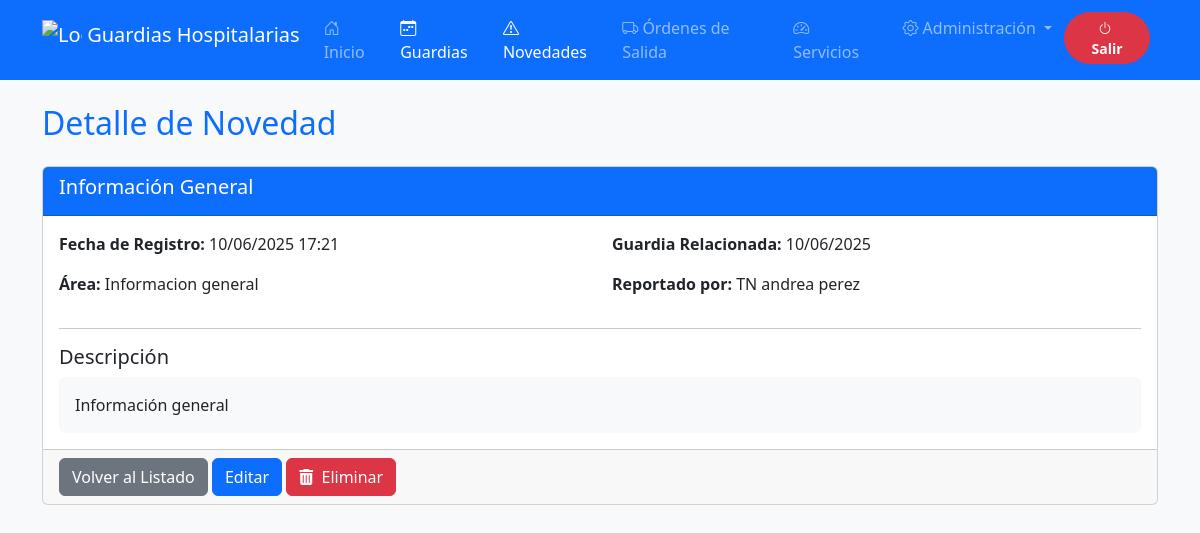
The app's page /sistema_guardias/modulos/novedades/detalle_novedad.php?id=14 (signed in) with its own data.
### tables this page shows
CREATE TABLE `novedades` (
  `id_novedad` int(11) NOT NULL,
  `descripcion` text NOT NULL,
  `fecha_registro` timestamp NOT NULL DEFAULT current_timestamp(),
  `area` enum('Personal','Inteligencia','Seguridad','Operaciones','Adiestramiento','Logistica','Informacion general') NOT NULL,
  `id_guardia` int(11) NOT NULL,
  `id_personal_reporta` int(11) NOT NULL
);

CREATE TABLE `guardias` (
  `id_guardia` int(11) NOT NULL,
  `fecha` date NOT NULL
);

CREATE TABLE `personal` (
  `id_personal` int(11) NOT NULL,
  `nombre` varchar(100) NOT NULL,
  `apellido` varchar(100) NOT NULL,
  `grado` varchar(20) NOT NULL,
  `estado` tinyint(1) DEFAULT 1
);

### sistema_guardias/includes/funciones/funciones_novedades.php (called while the page is built, shortened)
<?php
function puede_editar_novedad($id_novedad, $conn) {
    if (es_admin()) {
        return true;
    }
    $id_personal = obtener_id_personal_usuario();
    $stmt = $conn->prepare("SELECT 1 FROM novedades WHERE id_novedad = ? AND id_personal_reporta = ?");
    $stmt->bind_param("ii", $id_novedad, $id_personal);
    $stmt->execute();
    $result = $stmt->get_result();
    return $result->num_rows === 1;
}
function puede_eliminar_novedad($id_novedad, $id_usuario, $conn) {
    if (es_admin()) return true;
    $stmt = $conn->prepare("SELECT 1 FROM novedades
                           WHERE id_novedad = ? AND id_personal_reporta = ?");
    $stmt->bind_param("ii", $id_novedad, $id_usuario);
    $stmt->execute();
    return $stmt->get_result()->num_rows === 1;
}
function obtener_novedad($conn, $id_novedad) {
    $stmt = $conn->prepare("
        SELECT n.*,
               p.nombre AS nombre_personal,
               p.apellido AS apellido_personal,
               p.grado,
               g.fecha AS fecha_guardia
        FROM novedades n
        JOIN personal p ON n.id_personal_reporta = p.id_personal
        JOIN guardias g ON n.id_guardia = g.id_guardia
        WHERE n.id_novedad = ?
    ");
    $stmt->bind_param("i", $id_novedad);
    $stmt->execute();
    $resultado = $stmt->get_result();
    return $resultado->fetch_assoc();
}
function formatear_area_novedad($area) {
    $areas = [
        'Personal' => '<span class="badge bg-primary">Personal</span>',
        'Inteligencia' => '<span class="badge bg-success">Inteligencia</span>',
        'Seguridad' => '<span class="badge bg-warning text-dark">Seguridad</span>',
        'Operaciones' => '<span class="badge bg-info">Operaciones</span>',
        'Adiestramiento' => '<span class="badge bg-dark">Adiestramiento</span>',
        'Logistica' => '<span class="badge bg-secondary">Logística</span>',
        'Informacion general' => '<span class="badge bg-danger">Información general</span>'
    ];
    return $areas[$area] ?? $area;
}

### sistema_guardias/includes/funciones/funciones_ui.php (called while the page is built, shortened)
<?php
function formatear_fecha($fecha, $formato = 'd/m/Y') {
    $date = new DateTime($fecha);
    return $date->format($formato);
}

### sistema_guardias/includes/funciones/funciones_autenticacion.php (called while the page is built, shortened)
<?php
function es_admin() {
    return isset($_SESSION['usuario']['rol']) && $_SESSION['usuario']['rol'] === 'admin';
}
function obtener_id_personal_usuario() {
    return $_SESSION['usuario']['personal']['id'] ?? null;
}

### sistema_guardias/modulos/novedades/detalle_novedad.php (the view, shortened to what this page needs)
<?php
require_once __DIR__.'/../../includes/conexion.php';
require_once __DIR__.'/../../includes/funciones/funciones_novedades.php';
require_once __DIR__.'/../../includes/funciones/funciones_ui.php';
require_once __DIR__.'/../../includes/funciones/funciones_autenticacion.php';
$id_novedad = filter_input(INPUT_GET, 'id', FILTER_VALIDATE_INT);
$novedad = obtener_novedad($conn, $id_novedad);
?>
<!DOCTYPE html>
<html lang="es">
<head>
    <link href="../../assets/css/bootstrap.min.css" rel="stylesheet" />
    <link href="../../assets/css/styles_navbar.css" rel="stylesheet" />
    <link href="../../assets/css/styles_listar_novedades.css" rel="stylesheet" />
    <link href="https://cdnjs.cloudflare.com/ajax/libs/font-awesome/6.0.0-beta3/css/all.min.css" rel="stylesheet" />
    <link href="../../assets/css/bootstrap.min.css" rel="stylesheet">
    <link href="https://cdn.jsdelivr.net/npm/bootstrap-icons@1.8.0/font/bootstrap-icons.css" rel="stylesheet">
</head>
<body class="bg-light">
    <?php include __DIR__.'/../../includes/navbar.php'; ?>
    <div class="container mt-4">
        <h2 class="mb-4 text-primary">Detalle de Novedad</h2>
        <div class="card">
            <div class="card-header bg-primary text-white">
                <h5>Información General</h5>
            </div>
            <div class="card-body">
                <div class="row">
                    <div class="col-md-6">
                        <p><strong>Fecha de Registro:</strong> <?= formatear_fecha($novedad['fecha_registro'] ?? '', 'd/m/Y H:i') ?></p>
                        <p><strong>Área:</strong> <?= formatear_area_novedad($novedad['area'] ?? '') ?></p>
                    </div>
                    <div class="col-md-6">
                        <p><strong>Guardia Relacionada:</strong> <?= formatear_fecha($novedad['fecha_guardia'] ?? '', 'd/m/Y') ?></p>
                        <p><strong>Reportado por:</strong> <?= htmlspecialchars(
                            ($novedad['grado'] ?? '') . ' ' .
                            ($novedad['nombre_personal'] ?? '') . ' ' .
                            ($novedad['apellido_personal'] ?? '')
                        ) ?></p>
                    </div>
                </div>
                <hr>
                <h5>Descripción</h5>
                <div class="p-3 bg-light rounded">
                    <?= nl2br(htmlspecialchars($novedad['descripcion'] ?? '')) ?>
                </div>
            </div>
            <div class="card-footer text-right">
                <a href="listar_novedades.php" class="btn btn-secondary">Volver al Listado</a>
                <?php if (puede_editar_novedad($id_novedad, $conn)): ?>
                    <a href="editar_novedad.php?id=<?= $id_novedad ?>" class="btn btn-primary">Editar</a>
                <?php endif; ?>
                <?php if (puede_eliminar_novedad($novedad['id_novedad'], obtener_id_personal_usuario(), $conn)): ?>
                    <button type="button" class="btn btn-danger" data-bs-toggle="modal" data-bs-target="#confirmarEliminarModal">
                        <i class="fas fa-trash-alt me-1"></i> Eliminar
                    </button>
                <?php endif; ?>
            </div>
        </div>
    </div>
    <?php include __DIR__.'/../../includes/footer.php'; ?>
</body>
</html>

### sistema_guardias/assets/css/styles_listar_novedades.css (style rules this page uses)
.card-header { background-color: #343a40; color: white; }

### records on screen
novedades: fecha_registro "10/06/2025 17:21", area "Informacion general", id_guardia.fecha "10/06/2025", id_personal_reporta.apellido "TN andrea perez", descripcion "Información general"
